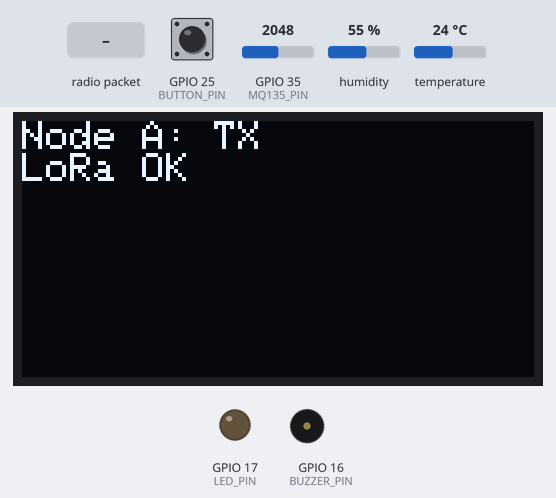
This sketch was run on a simulated ESP32. Shown: 128×64 one-colour display, output pins drawn as LEDs (lit = HIGH), buzzer (waves = sounding, pin HIGH). Inputs (shaded band) come from the test bench; at power-on: GPIO 25 (BUTTON_PIN) HIGH, GPIO 35 (MQ135_PIN) = 2048, humidity 55 %, temperature 24 °C. No radio packets arrive unless stated; what the sketch prints to the serial monitor is not drawn.

Above: at 2.3 s.
2.4 s: radio packet "1" arrives
At 3.8 s:
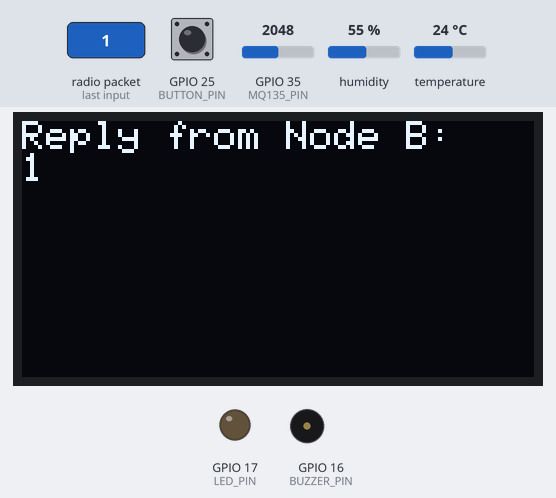
4.2 s: GPIO 25 (BUTTON_PIN) pulled LOW for 0.15 s
At 5.5 s:
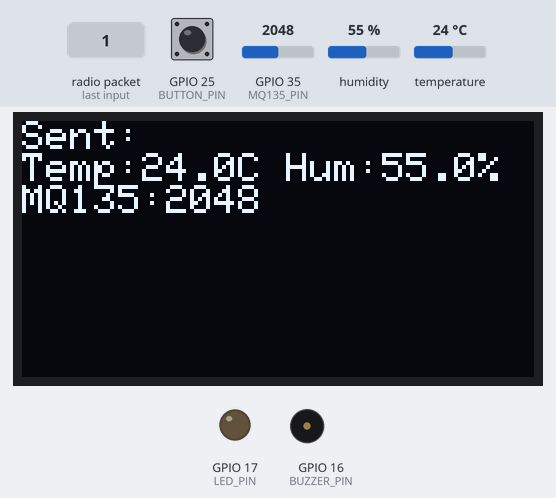
5.8 s: radio packet "0" arrives
At 5.97 s:
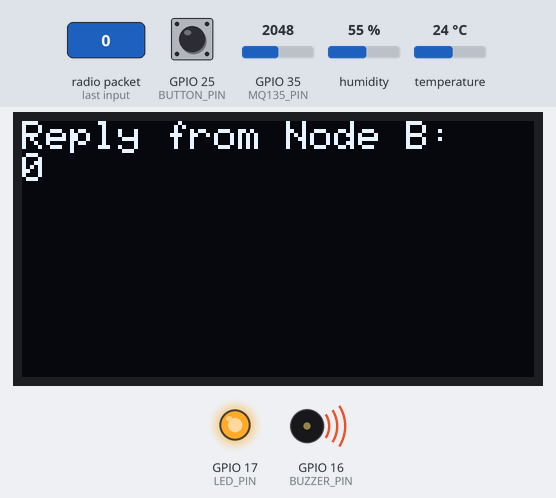
7.3 s: GPIO 25 (BUTTON_PIN) pulled LOW for 1 s
At 8.1 s:
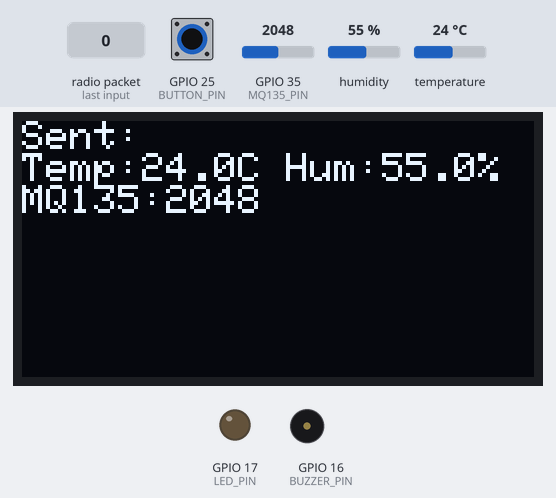
Timing chart, 0 to 10.3 s (numbered marks = the images above; inputs shaded):
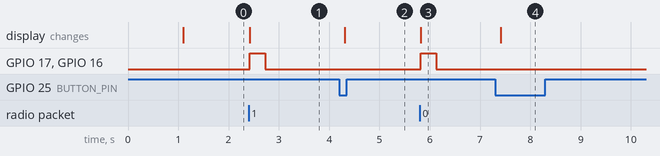

The sketch:

CFL11_LoRa_Half_Dulex_DHT11_MQ135_Tx.ino
```cpp
#include <SPI.h>
#include <LoRa.h>
#include <DHT.h>
#include <Wire.h>
#include <Adafruit_GFX.h>
#include <Adafruit_SSD1306.h>

// --- DHT11 ---
#define DHTPIN 32
#define DHTTYPE DHT11
DHT dht(DHTPIN, DHTTYPE);

// --- MQ135 ---
#define MQ135_PIN 35

// --- I/O ---
#define BUTTON_PIN 25
#define LED_PIN 17
#define BUZZER_PIN 16

// --- OLED ---
#define SCREEN_WIDTH 128
#define SCREEN_HEIGHT 64
#define OLED_RESET -1
Adafruit_SSD1306 display(SCREEN_WIDTH, SCREEN_HEIGHT, &Wire, OLED_RESET);

// --- LoRa Pins ---
#define LORA_SCK   18
#define LORA_MISO  19
#define LORA_MOSI  23
#define LORA_SS    5
#define LORA_RST   14
#define LORA_DIO0  22

bool lastButton = HIGH;
unsigned long debounceTime = 0;

void setup() {
  Serial.begin(9600);

  // Pins
  pinMode(BUTTON_PIN, INPUT_PULLUP);
  pinMode(LED_PIN, OUTPUT);
  pinMode(BUZZER_PIN, OUTPUT);

  // OLED
  if (!display.begin(SSD1306_SWITCHCAPVCC, 0x3C)) {
    Serial.println("OLED fail");
    while (true);
  }
  display.clearDisplay();
  display.setTextColor(SSD1306_WHITE);
  display.setTextSize(1);
  display.setCursor(0, 0);
  display.println("Node A: TX");
  display.display();

  // DHT
  dht.begin();

  // LoRa
  SPI.begin(LORA_SCK, LORA_MISO, LORA_MOSI, LORA_SS);
  LoRa.setPins(LORA_SS, LORA_RST, LORA_DIO0);
  delay(1000);
  if (!LoRa.begin(433E6)) {
    display.println("LoRa fail");
    display.display();
    while (true);
  }
  display.println("LoRa OK");
  display.display();
}

void loop() {
  bool btn = digitalRead(BUTTON_PIN);

  if (lastButton == HIGH && btn == LOW && millis() - debounceTime > 100) {
    debounceTime = millis();
    sendSensorData();
  }
  lastButton = btn;

  // Also listen for replies from Node B
  int packetSize = LoRa.parsePacket();
  if (packetSize) {
    String reply = "";
    while (LoRa.available()) reply += (char)LoRa.read();
    displayReceived(reply);
    alertUser();
  }
}

void sendSensorData() {
  float temp = dht.readTemperature();
  float hum = dht.readHumidity();
  int airQuality = analogRead(MQ135_PIN);

  String message = "Temp:" + String(temp, 1) + "C Hum:" + String(hum, 1) + "% MQ135:" + String(airQuality);
  Serial.println("Sending: " + message);

  LoRa.beginPacket();
  LoRa.print(message);
  LoRa.endPacket();

  display.clearDisplay();
  display.setCursor(0, 0);
  display.println("Sent:");
  display.println(message);
  display.display();
}

void displayReceived(String msg) {
  Serial.println("Received: " + msg);
  display.clearDisplay();
  display.setCursor(0, 0);
  display.println("Reply from Node B:");
  display.println(msg);
  display.display();
}

void alertUser() {
  digitalWrite(LED_PIN, HIGH);
  digitalWrite(BUZZER_PIN, HIGH);
  delay(300);
  digitalWrite(LED_PIN, LOW);
  digitalWrite(BUZZER_PIN, LOW);
}
```

Measured:
- after the input at 2.4 s, GPIO 17 (LED_PIN), GPIO 16 (BUZZER_PIN): LOW → HIGH at once, → LOW 0.30 s later; the display: changes at once (image 1)
- after the input at 4.2 s, the display: changes after 0.11 s (image 2)
- after the input at 5.8 s, GPIO 17 (LED_PIN), GPIO 16 (BUZZER_PIN): LOW → HIGH at once, → LOW 0.30 s later; the display: changes at once (image 3)
- after the input at 7.3 s, the display: changes after 0.11 s (image 4)
